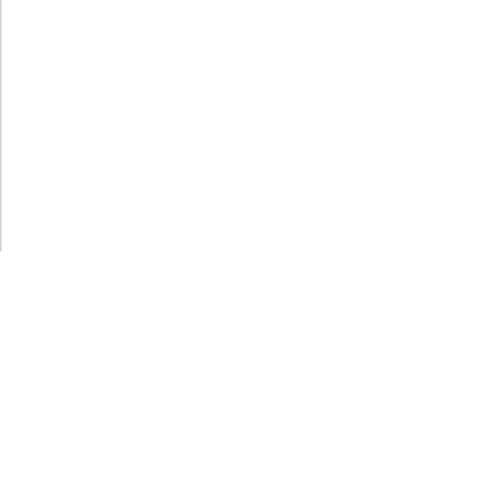
Frame 1 (no input)
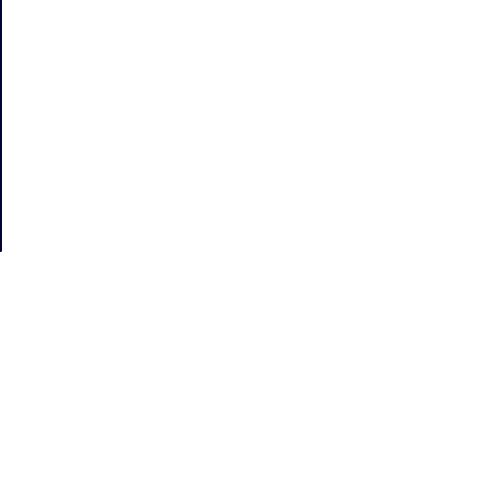
Frame 60 (the mouse pressed at the canvas centre just before this capture)
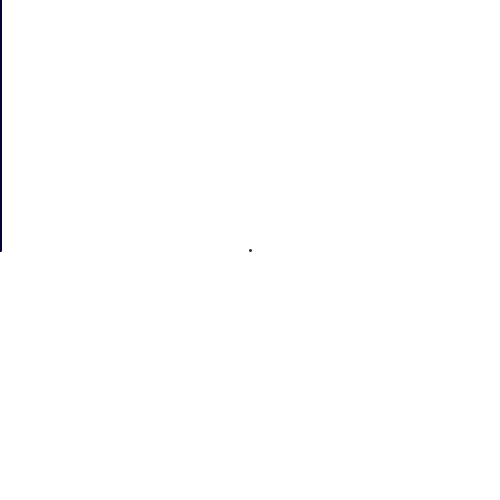
Frame 120 (the mouse held since frame 60 and released just before this capture)

The Processing sketch that drew these frames (run headless with seeded random() and noise(); from frame 60 on, the mouse is pressed at the canvas centre):

// Processing sketch: processing_55286
// ── processing_55286.pde

//* inspired by Rainbow Vortex by Lindsey Baker 
//*http://www.openprocessing.org/visuals/?visualID=51216

// drawn once
void setup() {
  size(500,500);
  background(255);
  smooth  ();
}

// lines that are redrawn and follow mouse movement
void draw() {
  stroke(mouseX/5,mouseY/5,50,50);
  strokeWeight (2);
  line (mouseX,mouseY,mouseY,height/2);
}

//mouse behaviours
void mousePressed() {
  background (mouseX/5,mouseY/5,50,50);
}

void mouseReleased() {
  background (255);
} 


 
